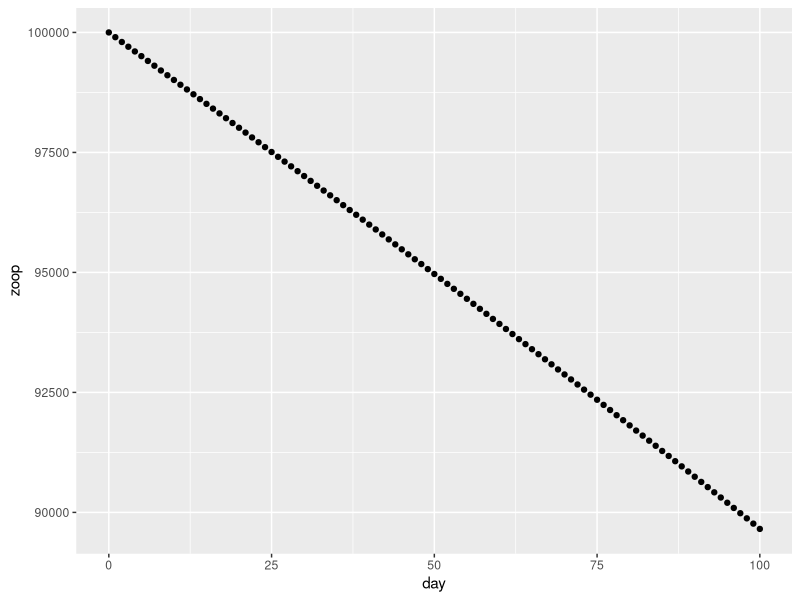
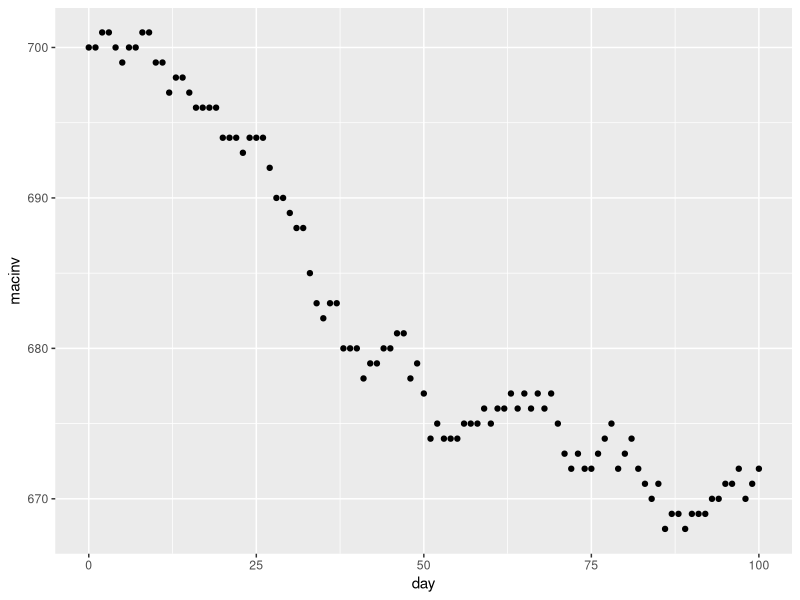

The R source for these figures, in order:
# ZOO 955 HW 6 Hart, Adler, Butts: Individual Based Modeling

require(dplyr); require(ggplot2)

# initial populations
zoop = 100000
macinv = 700
yp = 1

# blank data frame
df<- data.frame(matrix(ncol=6, nrow=101))
colnames(df)<- c('day', 'zoop','macinv', 'biomass', 'mac_eat', 'zoop_eat')

# populating values in data frame
df$day = seq(0,100)
df$zoop[1] = zoop
df$macinv[1] = macinv
df$biomass = 0
df$mac_eat = 0
df$zoop_eat = 0

# setting the start population that will be updated through each iteration
current_pop = c(rep(colnames(df[2]), times = df[1,2]),
                rep(colnames(df[3]), times = df[1,3]))

for (i in 2: nrow(df)){
  # daily biomass consumption counter is reset each loop
  bm = 0
  
  # inner for loop
  
  for (j in 1:200){
    
    # sampling one individual from the populations of zoops & macinvs
    food = sample(current_pop, size = 1)
    
    # adding counts of what was eaten each day to the data frame
    if (food == 'macinv'){
      df$mac_eat[i] = df$mac_eat[i] + 1
    } else {
      df$zoop_eat[i] = df$zoop_eat[i] + 1
    }
    
    # removing the appropriate individual from the current population
    current_pop = current_pop[-match(food, current_pop)]
    
    # adding to the biomass counter with the assumption that macinvs are larger than zoops and will satiate the yellow perch quicker
    bm = bm + ifelse(food == 'macinv', 20, 1)
    
    # when yellow perch consume X bm, they are done for the day and the inner loop ends
    if  (bm >= 300 ) break
    
  }
  
  # update final metrics to data frame
  
  # total biomass consumed on that day
  df$biomass[i] = bm
  
  # accounting for population growth
  new_zoop = ceiling(length(current_pop[current_pop == 'zoop'])*1.001)
  new_macinv = ceiling(length(current_pop[current_pop == 'macinv'])*1.0001)
  
  # new current population after predation and growth
  current_pop = c(rep('zoop', times = new_zoop),
                  rep('macinv', times = new_macinv))
  
  # tracking populations in the data frame
  df$zoop[i] = length(current_pop[current_pop == 'zoop'])
  df$macinv[i] = length(current_pop[current_pop == 'macinv'])
  
  
}

ggplot(df, aes(day, zoop))+
  geom_point()

ggplot(df, aes(day, macinv))+
  geom_point()
